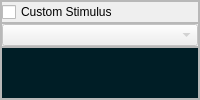
                        <widget class="QFrame" name="Spikeling_CustomStimulus_frame">
                         <property name="sizePolicy">
                          <sizepolicy hsizetype="Preferred" vsizetype="Expanding">
                           <horstretch>0</horstretch>
                           <verstretch>0</verstretch>
                          </sizepolicy>
                         </property>
                         <property name="frameShape">
                          <enum>QFrame::StyledPanel</enum>
                         </property>
                         <property name="frameShadow">
                          <enum>QFrame::Raised</enum>
                         </property>
                         <layout class="QVBoxLayout" name="verticalLayout_24">
                          <property name="spacing">
                           <number>0</number>
                          </property>
                          <property name="leftMargin">
                           <number>0</number>
                          </property>
                          <property name="topMargin">
                           <number>0</number>
                          </property>
                          <property name="rightMargin">
                           <number>0</number>
                          </property>
                          <property name="bottomMargin">
                           <number>0</number>
                          </property>
                          <item>
                           <widget class="QFrame" name="Spikeling_CustomStimulus_checkBox_frame">
                            <property name="frameShape">
                             <enum>QFrame::StyledPanel</enum>
                            </property>
                            <property name="frameShadow">
                             <enum>QFrame::Raised</enum>
                            </property>
                            <layout class="QHBoxLayout" name="horizontalLayout_46">
                             <property name="spacing">
                              <number>0</number>
                             </property>
                             <property name="leftMargin">
                              <number>0</number>
                             </property>
                             <property name="topMargin">
                              <number>0</number>
                             </property>
                             <property name="rightMargin">
                              <number>0</number>
                             </property>
                             <property name="bottomMargin">
                              <number>0</number>
                             </property>
                             <item>
                              <widget class="QCheckBox" name="Spikeling_CustomStimulus_checkBox">
                               <property name="text">
                                <string>Custom Stimulus</string>
                               </property>
                              </widget>
                             </item>
                            </layout>
                           </widget>
                          </item>
                          <item>
                           <widget class="QFrame" name="Spikeling_CustomStimulus_comboBox_frame">
                            <property name="frameShape">
                             <enum>QFrame::StyledPanel</enum>
                            </property>
                            <property name="frameShadow">
                             <enum>QFrame::Raised</enum>
                            </property>
                            <layout class="QHBoxLayout" name="horizontalLayout_45">
                             <property name="spacing">
                              <number>0</number>
                             </property>
                             <property name="leftMargin">
                              <number>0</number>
                             </property>
                             <property name="topMargin">
                              <number>0</number>
                             </property>
                             <property name="rightMargin">
                              <number>0</number>
                             </property>
                             <property name="bottomMargin">
                              <number>0</number>
                             </property>
                             <item>
                              <widget class="QComboBox" name="Spikeling_CustomStimulus_comboBox">
                               <property name="enabled">
                                <bool>false</bool>
                               </property>
                              </widget>
                             </item>
                            </layout>
                           </widget>
                          </item>
                          <item>
                           <widget class="QFrame" name="Spikeling_CustomStimulus_display_frame">
                            <property name="frameShape">
                             <enum>QFrame::StyledPanel</enum>
                            </property>
                            <property name="frameShadow">
                             <enum>QFrame::Raised</enum>
                            </property>
                            <layout class="QHBoxLayout" name="horizontalLayout_44">
                             <property name="spacing">
                              <number>0</number>
                             </property>
                             <property name="leftMargin">
                              <number>0</number>
                             </property>
                             <property name="topMargin">
                              <number>0</number>
                             </property>
                             <property name="rightMargin">
                              <number>0</number>
                             </property>
                             <property name="bottomMargin">
                              <number>0</number>
                             </property>
                             <item>
                              <widget class="QWidget" name="Spikeling_CustomStimulus_display" native="true">
                               <property name="enabled">
                                <bool>false</bool>
                               </property>
                               <property name="sizePolicy">
                                <sizepolicy hsizetype="Preferred" vsizetype="Fixed">
                                 <horstretch>0</horstretch>
                                 <verstretch>0</verstretch>
                                </sizepolicy>
                               </property>
                               <property name="minimumSize">
                                <size>
                                 <width>0</width>
                                 <height>50</height>
                                </size>
                               </property>
                               <property name="maximumSize">
                                <size>
                                 <width>16777215</width>
                                 <height>50</height>
                                </size>
                               </property>
                               <property name="styleSheet">
                                <string notr="true">background-color: rgb(0, 30, 38);</string>
                               </property>
                              </widget>
                             </item>
                            </layout>
                           </widget>
                          </item>
                         </layout>
                        </widget>
